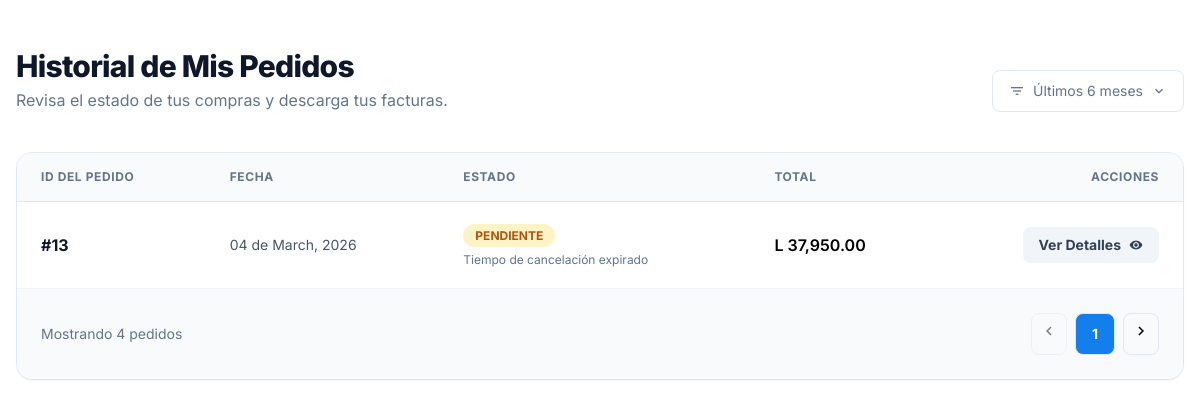
The page /client/historialpedidoC.php (signed in) on the database its author committed.
### tables this page shows
CREATE TABLE `pedidos` (
  `id_pedido` int(11) NOT NULL AUTO_INCREMENT,
  `fecha_pedido` datetime NOT NULL DEFAULT current_timestamp(),
  `subtotal` decimal(10,2) NOT NULL,
  `impuesto_total` decimal(10,2) DEFAULT 0.00,
  `total` decimal(10,2) NOT NULL,
  `estado` enum('pendiente','confirmado','enviado','entregado') DEFAULT 'pendiente',
  `id_cliente` int(11) NOT NULL,
  `id_direccion` int(11) NOT NULL,
  `id_envio` int(11) NOT NULL,
  `id_metodo_pago` int(11) NOT NULL,
  `comprobante_pago` varchar(255) DEFAULT NULL,
  PRIMARY KEY (`id_pedido`),
  KEY `id_cliente` (`id_cliente`),
  KEY `id_direccion` (`id_direccion`),
  KEY `id_envio` (`id_envio`),
  KEY `id_metodo_pago` (`id_metodo_pago`),
  CONSTRAINT `pedidos_ibfk_1` FOREIGN KEY (`id_cliente`) REFERENCES `clientes` (`id_cliente`),
  CONSTRAINT `pedidos_ibfk_2` FOREIGN KEY (`id_direccion`) REFERENCES `direcciones_cliente` (`id_direccion`),
  CONSTRAINT `pedidos_ibfk_3` FOREIGN KEY (`id_envio`) REFERENCES `metodos_envio` (`id_envio`),
  CONSTRAINT `pedidos_ibfk_4` FOREIGN KEY (`id_metodo_pago`) REFERENCES `metodos_pago` (`id_metodo_pago`)
);

### core/sesiones.php (called while the page is built, shortened)
<?php
require_once 'conexion.php';
function usuarioAutenticado() {
    return isset($_SESSION['id_usuario']) && !empty($_SESSION['id_usuario']);
}
function obtenerDatosUsuario() {
    global $conexion;
    $id_usuario = $_SESSION['id_usuario'];
    $query = "SELECT
            u.*,
            c.id_cliente,
            c.nombre as nombre_cliente,
            r.nombre as nombre_rol
          FROM usuarios u
          LEFT JOIN clientes c ON u.id_usuario = c.id_usuario
          LEFT JOIN roles r ON u.id_rol = r.id_rol
          WHERE u.id_usuario = ?";
    $stmt = $conexion->prepare($query);
    $stmt->bind_param("i", $id_usuario);
    $stmt->execute();
    $result = $stmt->get_result();
    $datos = $result->fetch_assoc();
    return $datos;
}

### client/historialpedidoC.php (the view, shortened to what this page needs)
<?php
require_once '../core/sesiones.php';
$usuario = obtenerDatosUsuario();
$id_cliente = $usuario['id_cliente'] ?? null;
$sql = "SELECT id_pedido, fecha_pedido, estado, total
        FROM pedidos
        WHERE id_cliente = ?
        ORDER BY fecha_pedido DESC";
$stmt = $conexion->prepare($sql);
$stmt->bind_param("i", $id_cliente);
$stmt->execute();
$resultado = $stmt->get_result();
?>
<!DOCTYPE html>
<html class="light" lang="es"><head>
<script src="https://cdn.tailwindcss.com?plugins=forms,container-queries"></script>
<script id="tailwind-config">
        tailwind.config = {
            darkMode: "class",
            theme: {
                extend: {
                    colors: {
                        "primary": "#137fec",
                        "background-light": "#f6f7f8",
                        "background-dark": "#101922",
                    },
                    fontFamily: {
                        "display": ["Inter"]
                    },
                    borderRadius: {
                        "DEFAULT": "0.25rem",
                        "lg": "0.5rem",
                        "xl": "0.75rem",
                        "full": "9999px"
                    },
                },
            },
        }
    </script>
<main class="flex-grow max-w-7xl mx-auto px-4 py-8 md:py-12 w-full">
<div class="flex flex-col md:flex-row md:items-end justify-between gap-4 mb-10">
<div>
<h1 class="text-3xl font-extrabold text-slate-900 dark:text-white tracking-tight">Historial de Mis Pedidos</h1>
<p class="text-slate-500 dark:text-slate-400 mt-1">Revisa el estado de tus compras y descarga tus facturas.</p>
</div>
<div class="flex items-center gap-2 text-sm text-slate-500 bg-white dark:bg-slate-800 px-4 py-2 rounded-lg border border-slate-200 dark:border-slate-700">
<span class="material-icons text-base">filter_list</span>
<span>Últimos 6 meses</span>
<span class="material-icons text-base">expand_more</span>
</div>
</div>
<div class="bg-white dark:bg-slate-900 rounded-2xl shadow-sm border border-slate-200 dark:border-slate-800 overflow-hidden">
<div class="overflow-x-auto">
<table class="w-full text-left border-collapse">
<thead>
<tr class="bg-slate-50 dark:bg-slate-800/50 border-b border-slate-200 dark:border-slate-700">
<th class="px-6 py-4 text-xs font-bold uppercase tracking-wider text-slate-500">ID del Pedido</th>
<th class="px-6 py-4 text-xs font-bold uppercase tracking-wider text-slate-500">Fecha</th>
<th class="px-6 py-4 text-xs font-bold uppercase tracking-wider text-slate-500">Estado</th>
<th class="px-6 py-4 text-xs font-bold uppercase tracking-wider text-slate-500">Total</th>
<th class="px-6 py-4 text-xs font-bold uppercase tracking-wider text-slate-500 text-right">Acciones</th>
</tr>
</thead>
<tbody class="divide-y divide-slate-100 dark:divide-slate-800">
<?php if ($resultado->num_rows > 0): ?>
    <?php while ($pedido = $resultado->fetch_assoc()): ?>
    <?php
        $fecha = date("d \\d\\e F, Y", strtotime($pedido['fecha_pedido']));
        $deadlineTs = strtotime($pedido['fecha_pedido']) + 10800;
        $puedeCancelar = ($pedido['estado'] === 'pendiente' && (time() - strtotime($pedido['fecha_pedido']) <= 10800));
        $esPendiente = ($pedido['estado'] === 'pendiente');
        $restanteInicial = $esPendiente ? max(0, $deadlineTs - time()) : 0;
        switch ($pedido['estado']) {
            case 'confirmado':
            case 'pendiente':
                $claseEstado = 'status-badge-procesando';
                $textoEstado = ucfirst($pedido['estado']);
                break;
        }
    ?>
    <tr class="hover:bg-slate-50/50 dark:hover:bg-slate-800/30 transition-colors" <?php if ($esPendiente): ?> data-deadline="<?php echo date('c', $deadlineTs); ?>"<?php endif; ?>>
        <td class="px-6 py-5 whitespace-nowrap">
            <span class="font-bold text-slate-900 dark:text-white">
                #<?php echo $pedido['id_pedido']; ?>
            </span>
        </td>
        <td class="px-6 py-5 whitespace-nowrap text-slate-600 dark:text-slate-400 text-sm">
            <?php echo $fecha; ?>
        </td>
        <td class="px-6 py-5">
            <span class="px-3 py-1 rounded-full text-xs font-bold uppercase <?php echo $claseEstado; ?>">
                <?php echo $textoEstado; ?>
            </span>
            <?php if ($esPendiente): ?>
            <div class="countdown-cell mt-1.5 text-xs text-slate-500 dark:text-slate-400">
                <?php if ($puedeCancelar): ?>
                <span class="countdown-wrapper">Tiempo restante para cancelar: <strong class="countdown-display"><?php echo gmdate('H:i:s', $restanteInicial); ?></strong></span>
                <span class="expirado-message hidden">Tiempo de cancelación expirado</span>
                <?php else: ?>
                <span class="expirado-message">Tiempo de cancelación expirado</span>
                <?php endif; ?>
            </div>
            <?php endif; ?>
        </td>
        <td class="px-6 py-5 whitespace-nowrap font-semibold">
            L <?php echo number_format($pedido['total'], 2); ?>
        </td>
        <td class="px-6 py-5 whitespace-nowrap text-right">
            <div class="flex flex-wrap justify-end gap-2">
                <button
                    class="btn-ver-detalle inline-flex items-center gap-2 px-4 py-2 bg-slate-100 hover:bg-primary hover:text-white dark:bg-slate-800 dark:hover:bg-primary text-slate-700 dark:text-slate-300 rounded-lg text-sm font-bold transition-all"
                    data-id="<?php echo $pedido['id_pedido']; ?>">
                    Ver Detalles
                    <span class="material-icons text-sm">visibility</span>
                </button>
            </div>
        </td>
    </tr>
    <?php endwhile; ?>
<?php endif; ?>
</tbody>
</table>
</div>
<div class="p-6 bg-slate-50 dark:bg-slate-800/20 border-t border-slate-100 dark:border-slate-800 flex justify-between items-center">
<p class="text-sm text-slate-500">Mostrando 4 pedidos</p>
<div class="flex gap-2">
<button class="p-2 border border-slate-200 dark:border-slate-700 rounded-lg hover:bg-white dark:hover:bg-slate-700 disabled:opacity-50" disabled="">
<span class="material-icons text-lg leading-none">chevron_left</span>
</button>
<button class="p-2 border border-slate-200 dark:border-slate-700 rounded-lg bg-primary text-white font-bold px-4 text-sm">1</button>
<button class="p-2 border border-slate-200 dark:border-slate-700 rounded-lg hover:bg-white dark:hover:bg-slate-700">
<span class="material-icons text-lg leading-none">chevron_right</span>
</button>
</div>
</div>
</div>
</main>
</body></html>

### client/historialpedidoC.php (style rules this page uses)
.status-badge-procesando { background-color: #fef3c7; color: #b45309; }

### rows shown on the page
pedidos: id_pedido "13", fecha_pedido "04 de March, 2026", estado "PENDIENTE", shows "Tiempo de cancelación expirado", total "37,950.00"
